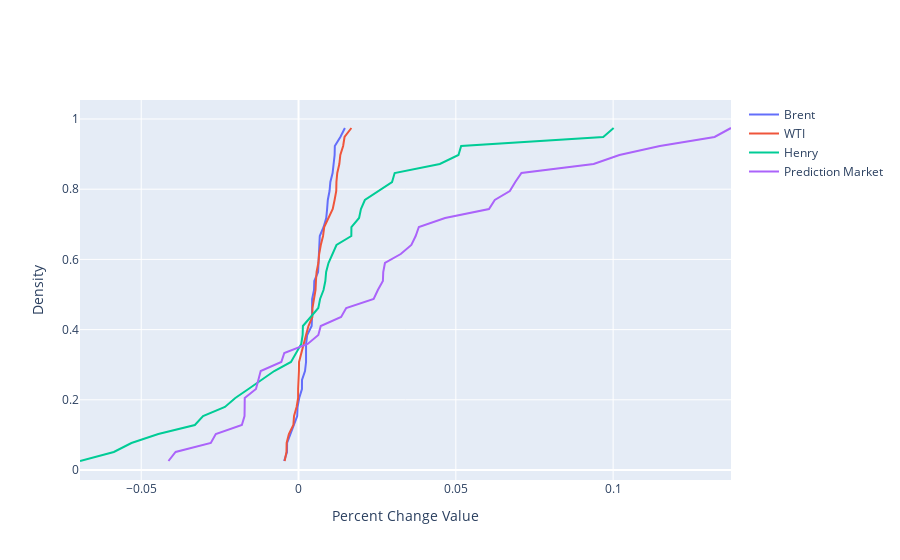

The notebook cell saved with this chart:
### Code cell
def ecdf(data):
    x = np.sort(data)
    y = np.arange(1, len(data) + 1) / len(data)
    return x, y


x_brent, y_brent = ecdf(brent_df['pctchange'])
x_wti, y_wti = ecdf(wti_df['pctchange'])
x_henry, y_henry = ecdf(henry_df['pctchange'])
x_probs, y_probs = ecdf(df_probs_grouped['pctchange'])

fig = plgo.Figure()

# Add KDE line
fig.add_trace(plgo.Scatter(x=x_brent, y=y_brent, mode='lines', name='Brent'))
fig.add_trace(plgo.Scatter(x=x_wti, y=y_wti, mode='lines', name='WTI'))
fig.add_trace(plgo.Scatter(x=x_henry, y=y_henry, mode='lines', name='Henry'))
fig.add_trace(plgo.Scatter(x=x_probs, y=y_probs, mode='lines', name='Prediction Market'))

# Update layout
#title='ECDF of Commodities and Prediction Market Values',
fig.update_layout(xaxis=dict(title='Percent Change Value'),
                  yaxis=dict(title='Density'),
                  showlegend=True)

# Show plot
fig.show()
